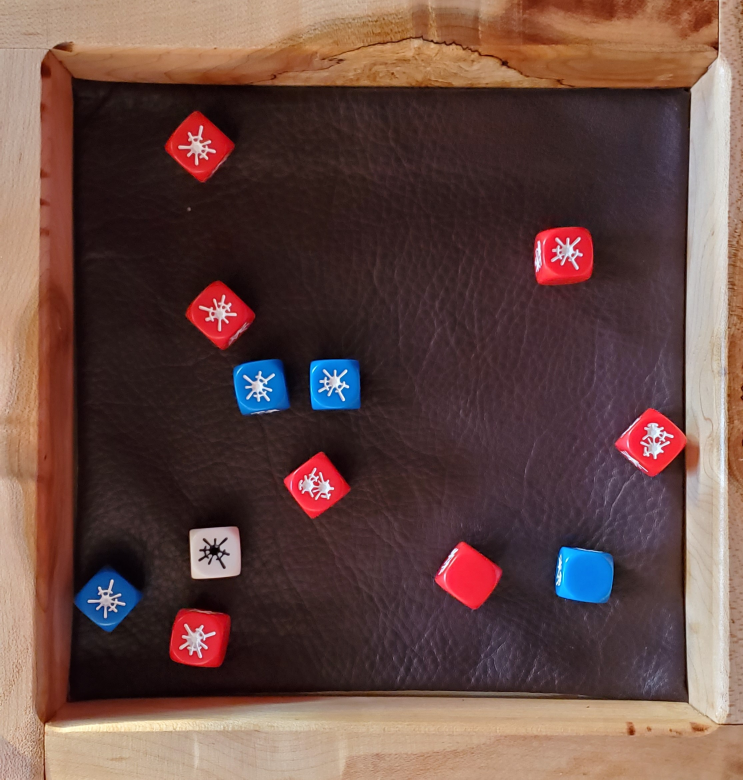
#> input picture images/pre_cropped.jpg, 2229 x 2338 px (shown at 1/3 size)
$ python dice_detection.py
#> lines starting #> are read from the running program, lines starting #| are printed output that depends on the picture; after the words box and inside, x2 and y2 are one past the last pixel; in counts of white or black regions, pixels touching at a corner belong together
import cv2
import numpy as np
import matplotlib.pyplot as plt
from sklearn.cluster import MiniBatchKMeans
import matplotlib.cm as cm
import pickle

frame = cv2.imread('../images/pre_cropped.jpg')
#> frame is the input picture: shape (2338, 2229, 3); mean B, G, R 68.5, 73.9, 102.8
img = cv2.GaussianBlur(frame, (5, 5), 0)
# img = cv2.cvtColor(frame, cv2.COLOR_BGR2HSV)

fc = img.reshape(-1, 3)

kmeans = MiniBatchKMeans(n_clusters=5,
                         random_state=0,
                         batch_size=10000)
kmeans = kmeans.fit(fc)
pickle.dump(kmeans, open('../utils/tray_detection.sav', 'wb'))
clus = kmeans.predict(fc)
clus = clus.reshape(frame.shape[0], frame.shape[1])
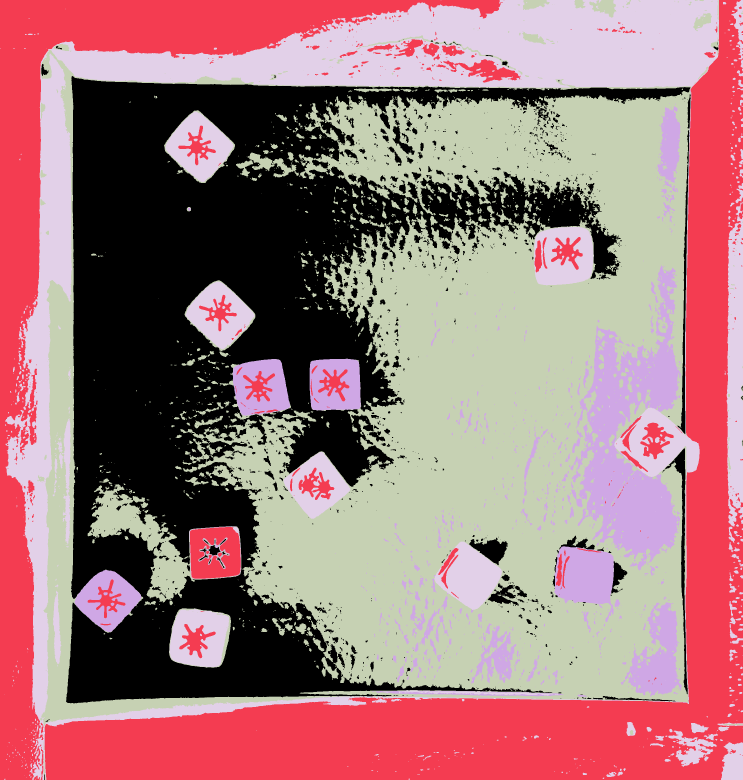
#> clus: shape (2338, 2229) int32 (shown at 1/3 size); 5 distinct labels, from 0 to 4; one colour per label, 0 black

# print(clus[500, 1000])

# plt.imshow(clus, extent=(0, frame.shape[1], 0, frame.shape[0]),
#            interpolation='nearest', cmap=cm.gist_rainbow)
# plt.show()

separated = (clus == clus[500, 1000]) * 255
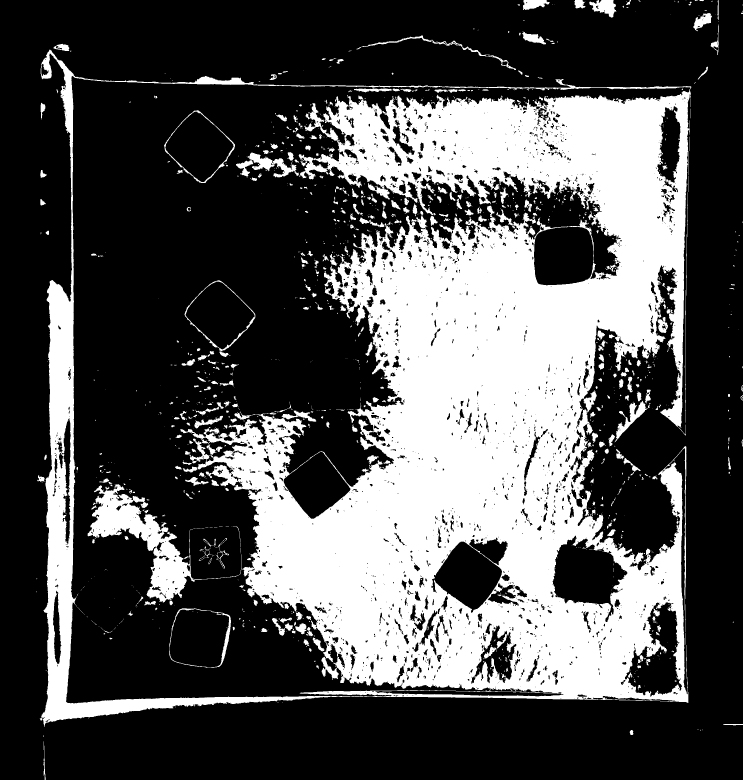
#> separated: shape (2338, 2229) int64 (shown at 1/3 size); 32.4% white; 1373 white regions (942 under 20 px), largest, box (x1, y1, x2, y2) and area: (119, 149, 2074, 2181) 1567614, (263, 1453, 725, 1808) 37043, (742, 458, 897, 532) 3933
separated = separated.astype('uint8')
#> separated: shape (2338, 2229); 32.4% white; 1373 white regions (942 under 20 px)
contours, hierarchy = cv2.findContours(separated, cv2.RETR_LIST, cv2.CHAIN_APPROX_SIMPLE)
#> contours = 3630 contours, 2476 with area under 20; largest, box (x1, y1, x2, y2) and area: (119, 149, 2074, 2181) 3330073, (197, 227, 2072, 2111) 1532746, (263, 1453, 725, 1808) 37034, (1656, 1606, 1883, 1867) 31938, (1601, 680, 1781, 857) 28287

max_area = 0
largest_contour = None
for contour in contours:
    area = cv2.contourArea(contour)
    if area > max_area:
        max_area = area
        largest_contour = contour
#> this loop made 3630 passes
#> (area, max_area) on passes 1, 7, 20, 25, 46, 421, 567, 576, 966, 1273, 3538, 3563: (116.5, 116.5), (123, 123), (133.5, 133.5), (1136, 1136), (5818.5, 5818.5), (10388, 10388), (25764, 25764), (27436, 27436), (31938.5, 31938.5), (37034.5, 37034.5), (1532745.5, 1532745.5), (3330073, 3330073)
#> area on passes 3, 8, 21, 32, 37, 38: 110, 31.5, 50.5, 149, 37, 40.5
#> after the loop, largest_contour = contour of 5642 points, box (x1, y1, x2, y2) (119, 149, 2074, 2181), area 3330073; max_area = 3330073

rect = cv2.minAreaRect(largest_contour)
#> rect = ((1096.1, 1166), (2031, 1951.1), -89.91)
box = cv2.boxPoints(rect)
#> box = [[2070, 2183], [119, 2180], [122.1, 149], [2073.2, 152]]
box = np.int0(box)
#> box = [[2070, 2182], [118, 2179], [122, 148], [2073, 151]]

img_crop = frame[min(box[:, 1]):max(box[:, 1]),
                 min(box[:, 0]):max(box[:, 0])]

# [7 lines of commented-out code are left out]

img2 = cv2.GaussianBlur(img_crop, (7, 7), 0)
img2 = cv2.cvtColor(img2, cv2.COLOR_BGR2HSV)
#> img2: shape (2034, 1955, 3); mean H, S, V 82.7, 109.5, 80.3

fc2 = img2.reshape(-1, 3)

n_clus = 4
kmeans2 = MiniBatchKMeans(n_clusters=n_clus,
                          random_state=0,
                          batch_size=10000)
kmeans2 = kmeans2.fit(fc2)
pickle.dump(kmeans2, open('../utils/dice_detector.sav', 'wb'))
clus2 = kmeans2.predict(fc2)
clus2 = clus2.reshape(img2.shape[0], img2.shape[1])
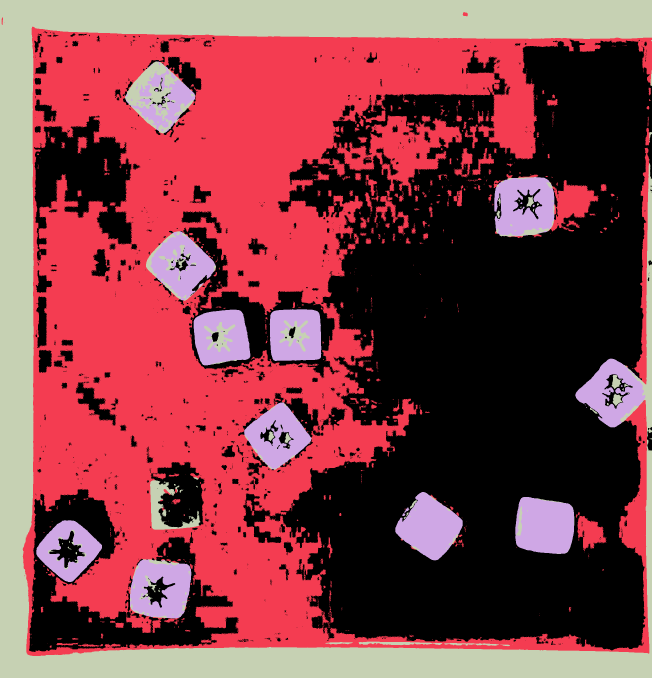
#> clus2: shape (2034, 1955) int32 (shown at 1/3 size); 4 distinct labels, from 0 to 3; one colour per label, 0 black

# plt.imshow(clus2, extent=(0, img2.shape[1], 0, img2.shape[0]),
#            interpolation='nearest', cmap=cm.gist_rainbow)
# plt.show()

dice = []
for i in range(n_clus):
    separated = (clus2 == i) * 255
    separated = separated.astype('uint8')
    # plt.imshow(separated)
    # plt.show()
    contours, hierarchy = cv2.findContours(separated, cv2.RETR_LIST, cv2.CHAIN_APPROX_SIMPLE)
    for contour in contours:
        area = cv2.contourArea(contour)
        if 35000 > area > 20000:
            rect = cv2.minAreaRect(contour)
            rect = ((rect[0][0], rect[0][1]), (rect[1][0], rect[1][1]), rect[2])
            (width, height) = (rect[1][0], rect[1][1])
            a = 1.25
            if a > height / width > 1/a:
                dice.append(rect)
#> this loop made 4 passes
#> pass 1, `separated = (clus2 == i) * 255`:
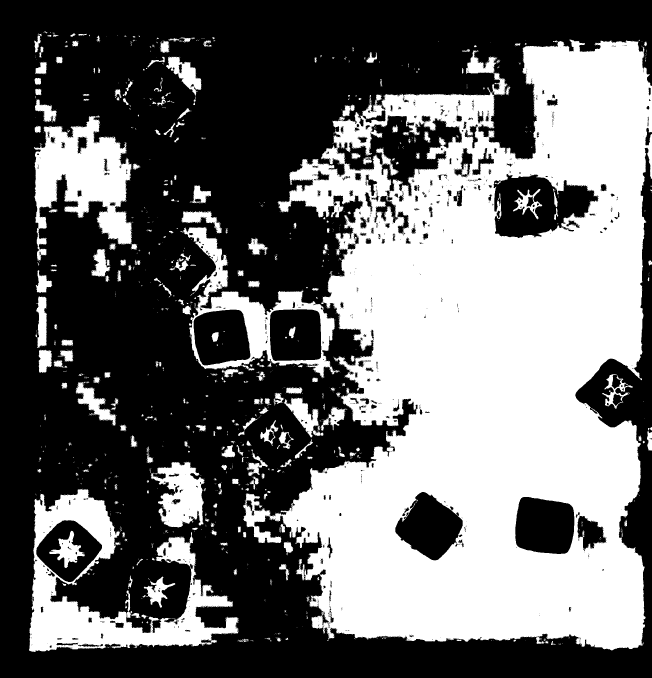
#> separated: shape (2034, 1955) int64 (shown at 1/3 size); 42.3% white; 2368 white regions (2063 under 20 px), largest, box (x1, y1, x2, y2) and area: (730, 119, 1955, 1951) 1358598, (87, 1466, 716, 1956) 101386, (102, 347, 397, 782) 65264
#> after the loop:
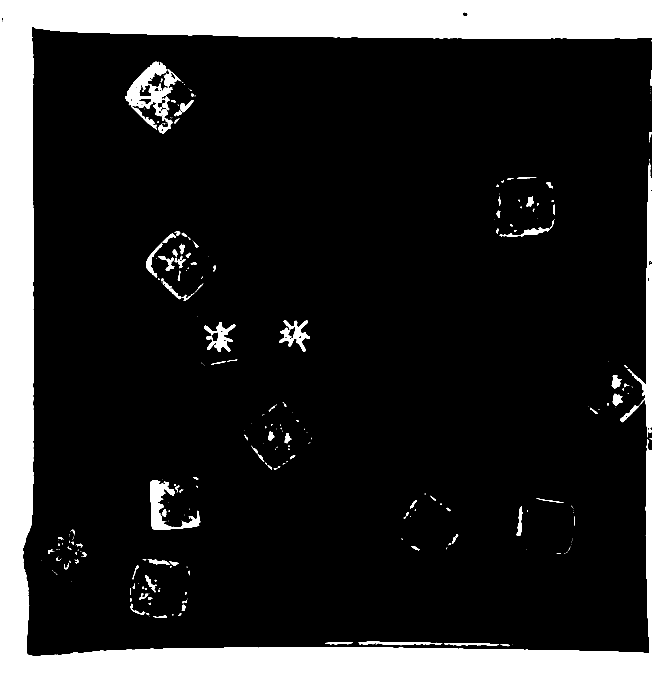
#> separated: shape (2034, 1955) (shown at 1/3 size); 15.6% white; 307 white regions (186 under 20 px), largest, box (x1, y1, x2, y2) and area: (0, 0, 1955, 2034) 563837, (1861, 488, 1955, 1311) 12443, (375, 185, 544, 400) 11939
#> after the loop, dice = 17 items

for d in dice:
    box = cv2.boxPoints(d)
    cv2.drawContours(img_crop, [box.reshape(-1, 1, 2).astype(np.int32)], 0, (0, 255, 0), 4)
#> this loop made 17 passes
#> d on passes 1 to 12: ((204.3, 1647.8), (161.9, 155.4), -47.49), ((1634.1, 1578.8), (161.1, 179), -80.98), ((1289.1, 1583.6), (164.8, 183.4), -52.06), ((663.2, 1009.9), (162.5, 159.3), -8.06), ((886, 1004.4), (155, 155.3), -0.971), ((532.4, 1486), (164.6, 202.9), -2.12), ((500.8, 275.4), (224.9, 205.6), -46.62), ((480.1, 1768.2), (170, 176.6), -83.94), ((204.3, 1647.8), (160.4, 153.9), -47.49), ((1634, 1579.1), (158.6, 177.2), -80.71), ((1287.4, 1580.3), (156.5, 171.5), -54.29), ((831.4, 1307.9), (158.4, 156.4), -36.87)
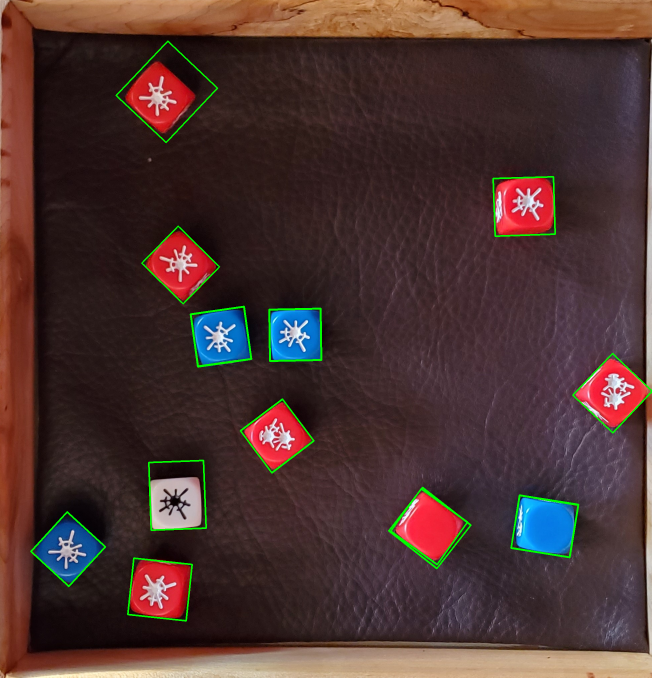
#> img_crop: shape (2034, 1955, 3) (shown at 1/3 size); mean B, G, R 49.1, 51.6, 75.7

scale = 0.4
new_size = (int(img_crop.shape[1] * scale),
            int(img_crop.shape[0] * scale))
#> new_size = (782, 813)
resized = cv2.resize(img_crop, new_size)
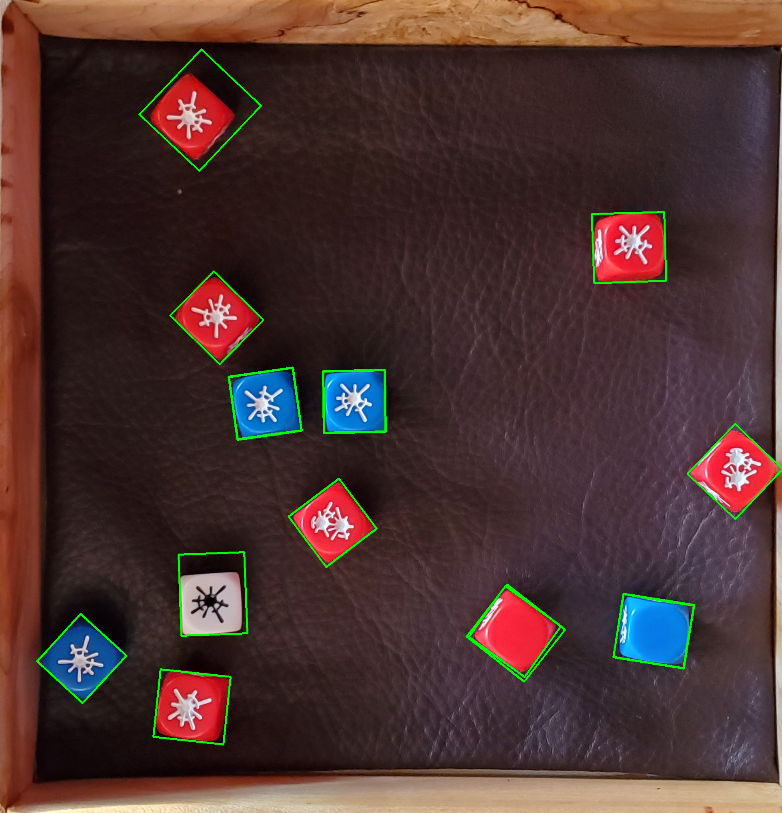
#> resized: shape (813, 782, 3); mean B, G, R 48.9, 51.4, 75.6
cv2.imshow("Resized image", resized)
cv2.waitKey(0)
cv2.destroyAllWindows()
